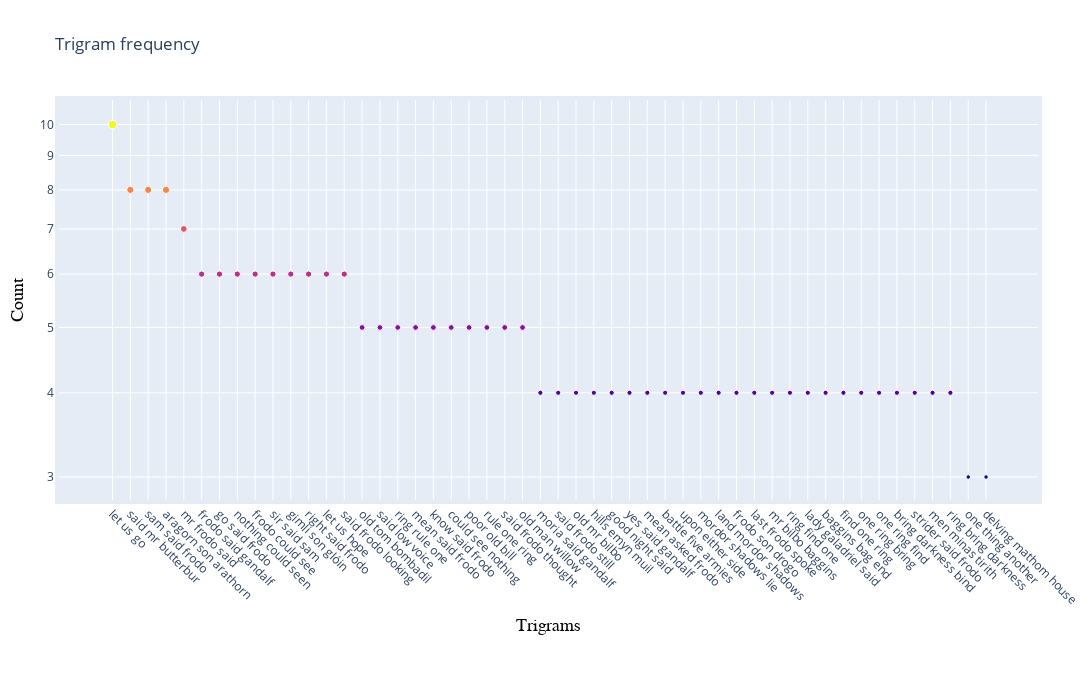

Source (notebook cell):
### Code cell
fig.update_yaxes(type="log")

### Figure 1 — Plotly figure (JSON) as saved in the notebook; plotly's stock layout.template omitted (floating-point values rounded to 4 significant figures)
{"data": [{"hovertemplate": "Trigram: %{x}<br>Count: %{y}<extra></extra>", "marker": {"color": [10, 8, 8, 8, 7, 6, 6, 6, 6, 6, 6, 6, 6, 6, 5, 5, 5, 5, 5, 5, 5, 5, 5, 5, 4, 4, 4, 4, 4, 4, 4, 4, 4, 4, 4, 4, 4, 4, 4, 4, 4, 4, 4, 4, 4, 4, 4, 4, 3, 3], "opacity": 1, "size": [10, 8, 8, 8, 7, 6, 6, 6, 6, 6, 6, 6, 6, 6, 5, 5, 5, 5, 5, 5, 5, 5, 5, 5, 4, 4, 4, 4, 4, 4, 4, 4, 4, 4, 4, 4, 4, 4, 4, 4, 4, 4, 4, 4, 4, 4, 4, 4, 3, 3], "sizemode": "area", "sizeref": 0.3}, "mode": "markers", "type": "scatter", "x": ["let us go", "said mr butterbur", "sam said frodo", "aragorn son arathorn", "mr frodo said", "frodo said gandalf", "go said frodo", "nothing could seen", "frodo could see", "sir said sam", "gimli son glóin", "right said frodo", "let us hope", "said frodo looking", "old tom bombadil", "said low voice", "ring rule one", "mean said frodo", "know said frodo", "could see nothing", "poor old bill", "rule one ring", "said frodo thought", "old man willow", "moria said gandalf", "said frodo still", "old mr bilbo", "hills emyn muil", "good night said", "yes said gandalf", "mean asked frodo", "battle five armies", "upon either side", "mordor shadows lie", "land mordor shadows", "frodo son drogo", "last frodo spoke", "mr bilbo baggins", "ring find one", "lady galadriel said", "baggins bag end", "find one ring", "one ring bring", "one ring find", "bring darkness bind", "strider said frodo", "men minas tirith", "ring bring darkness", "one thing another", "delving mathom house"], "y": [10, 8, 8, 8, 7, 6, 6, 6, 6, 6, 6, 6, 6, 6, 5, 5, 5, 5, 5, 5, 5, 5, 5, 5, 4, 4, 4, 4, 4, 4, 4, 4, 4, 4, 4, 4, 4, 4, 4, 4, 4, 4, 4, 4, 4, 4, 4, 4, 3, 3]}], "layout": {"autosize": false, "height": 700, "margin": {"b": 200, "l": 50, "pad": 4, "r": 50, "t": 100}, "title": {"text": "Trigram frequency"}, "width": 1200, "xaxis": {"automargin": true, "autorange": true, "range": [-2.975, 51.9], "tickangle": 45, "title": {"font": {"color": "black", "family": "Arial, bold", "size": 18}, "text": "Trigrams"}, "type": "category"}, "yaxis": {"automargin": true, "autorange": true, "range": [0.443, 1.036], "title": {"font": {"color": "black", "family": "Arial, sans-serif", "size": 18}, "text": "Count"}, "type": "log"}}}
